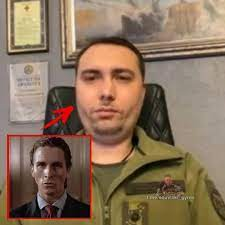
#> input picture logika/m4/u1/sigma.jpg, 225 x 225 px
$ python show.py
#> lines starting #> are read from the running program, lines starting #| are printed output that depends on the picture
from PIL import Image, ImageFilter
with Image.open("sigma.jpg") as original:

#> original is the input picture: PIL image 225x225 RGB; mean R, G, B 137.4, 113.7, 91.2
    print(original.size)
#| (225, 225)
    print(original.format)
#| JPEG
    print(original.mode)
#| RGB

    bw_original = original.convert("L")
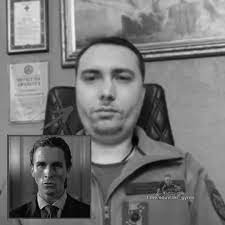
#> bw_original: PIL image 225x225 L; min 0, max 249, mean 118.3
    blur_original = original.filter(ImageFilter.BLUR)
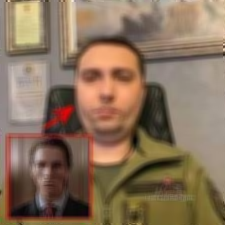
#> blur_original: PIL image 225x225 RGB; mean R, G, B 137.4, 113.7, 91.2
    pic_up = original.transpose(Image.ROTATE_180)
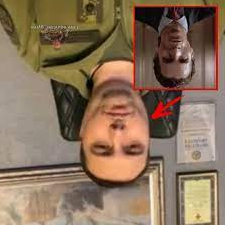
#> pic_up: PIL image 225x225 RGB; mean R, G, B 137.4, 113.7, 91.2


    original.show()
    bw_original.show()
    blur_original.show()
    pic_up.show()

    bw_original.save("bw.jpg")
    blur_original.save("blur.jpg")
    pic_up.save("up.jpg")
